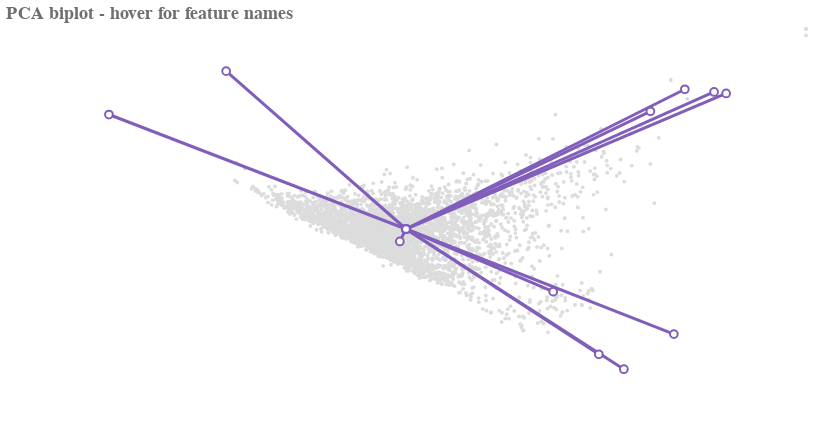

The code cell stored with this chart in its notebook:
### Markdown cell above
### Use a PCA biplot to explore relationships between continuous feature vectors

### Code cell
pca = PCA(n_components = 11).fit(featureArray)
X_pca = pca.transform(featureArray)

coeff = np.transpose(pca.components_[0:2, slice(0, 11, 1)])
biplotsDf = pd.DataFrame({'x':0,'y':0},index=[0]).append(
    pd.DataFrame({'x':coeff[:,0],'y':coeff[:,1]})).reset_index(drop=True)

cols = list(continuous.drop(columns=['HOSP_NIS']).columns)+ \
        list(categorical.drop(columns=['HOSP_NIS']).columns)
labels = cols[slice(0, 11, 1)]
labels.insert(0, '')
biplotsDf['label'] = labels

lines = {}
for i in biplotsDf.loc[biplotsDf.index!=0].index:
    lines[i] = alt.Chart(biplotsDf.loc[(biplotsDf.index==0)|(biplotsDf.index==i)]
                    ).mark_line(size=3,color='#805eba', 
                                point=alt.OverlayMarkDef(color='white',stroke='#805eba',size=60)
                    ).encode(x='x',  y='y', tooltip='label:N')
  

pcaScatterDf = pd.DataFrame({'PCA 1': X_pca[:,0], 'PCA 2':X_pca[:,1]})
pcaScatterDf['scalex'] = 1.1/(pcaScatterDf['PCA 1'].max()- pcaScatterDf['PCA 1'].min())
pcaScatterDf['scaley'] = 1.1/(pcaScatterDf['PCA 2'].max()- pcaScatterDf['PCA 2'].min())
pcaScatterDf['x'] = pcaScatterDf['PCA 1']*pcaScatterDf['scalex']
pcaScatterDf['y'] = pcaScatterDf['PCA 2']*pcaScatterDf['scaley']
pcaScatterDf['Hospital'] = continuous['HOSP_NIS']

pcaScatter = alt.Chart(pcaScatterDf).mark_point(size=15,filled=True,opacity=1, color='#dcdcdc'
                ).encode(
                x=alt.X('x:Q',axis=alt.Axis(title=None,labels=False),
                        scale=alt.Scale(domain=(biplotsDf['x'].min()-.05,biplotsDf['x'].max()+.05),clamp=True)),
                y=alt.Y('y:Q',axis=alt.Axis(title=None,labels=False),
                        scale=alt.Scale(domain=(biplotsDf['y'].min()-.05,biplotsDf['y'].max()+.05),clamp=True)),
                tooltip='Hospital')

(pcaScatter+lines[1]+lines[2]+lines[3]+lines[4]+lines[5]+lines[6]+lines[7]+ \
                 lines[8]+lines[9]+lines[10]+lines[11]
                ).properties(width=800, height=400, 
                             title=['PCA biplot - hover for feature names']
                ).configure_axis(grid=False,labelColor='#6e6e6e',labelFont='Arial',
                                 labelFontSize=12, titleFont='Arial',titleFontSize=12,
                                 titleColor='#6e6e6e',domainWidth=0,tickSize=0
                ).configure_view(strokeWidth=0
                ).configure_title(fontSize=18,font='Arial',fontWeight='bold',
                                  color='#6e6e6e',anchor='start')

### Figure 1 — Vega-Lite specification as saved in the notebook (floating-point values rounded to 4 significant figures; data arrays with more than 128 entries replaced by an {"elided": "..."} marker saying what was removed)
{"config": {"view": {"continuousWidth": 400, "continuousHeight": 300, "strokeWidth": 0}, "axis": {"domainWidth": 0, "grid": false, "labelColor": "#6e6e6e", "labelFont": "Arial", "labelFontSize": 12, "tickSize": 0, "titleColor": "#6e6e6e", "titleFont": "Arial", "titleFontSize": 12}, "title": {"anchor": "start", "color": "#6e6e6e", "font": "Arial", "fontSize": 18, "fontWeight": "bold"}}, "layer": [{"data": {"name": "data-dd72a9b10bdddbf28576f1039aa3cd39"}, "mark": {"type": "point", "color": "#dcdcdc", "filled": true, "opacity": 1, "size": 15}, "encoding": {"tooltip": {"type": "quantitative", "field": "Hospital"}, "x": {"type": "quantitative", "axis": {"labels": false, "title": null}, "field": "x", "scale": {"clamp": true, "domain": [-0.4213, 0.4502]}}, "y": {"type": "quantitative", "axis": {"labels": false, "title": null}, "field": "y", "scale": {"clamp": true, "domain": [-0.4006, 0.4446]}}}}, {"data": {"name": "data-cecc0c1afc79a16df4ae7351e68356f0"}, "mark": {"type": "line", "color": "#805eba", "point": {"color": "white", "size": 60, "stroke": "#805eba"}, "size": 3}, "encoding": {"tooltip": {"type": "nominal", "field": "label"}, "x": {"type": "quantitative", "field": "x"}, "y": {"type": "quantitative", "field": "y"}}}, {"data": {"name": "data-0bf6971598c2088e0bb0e5a914a41c6d"}, "mark": {"type": "line", "color": "#805eba", "point": {"color": "white", "size": 60, "stroke": "#805eba"}, "size": 3}, "encoding": {"tooltip": {"type": "nominal", "field": "label"}, "x": {"type": "quantitative", "field": "x"}, "y": {"type": "quantitative", "field": "y"}}}, {"data": {"name": "data-904916053ef76d6e486a194ad1389092"}, "mark": {"type": "line", "color": "#805eba", "point": {"color": "white", "size": 60, "stroke": "#805eba"}, "size": 3}, "encoding": {"tooltip": {"type": "nominal", "field": "label"}, "x": {"type": "quantitative", "field": "x"}, "y": {"type": "quantitative", "field": "y"}}}, {"data": {"name": "data-5b63d56e4fcb735557cb25d6b7c74914"}, "mark": {"type": "line", "color": "#805eba", "point": {"color": "white", "size": 60, "stroke": "#805eba"}, "size": 3}, "encoding": {"tooltip": {"type": "nominal", "field": "label"}, "x": {"type": "quantitative", "field": "x"}, "y": {"type": "quantitative", "field": "y"}}}, {"data": {"name": "data-284fce41d65fbace81d98ec733b0be5b"}, "mark": {"type": "line", "color": "#805eba", "point": {"color": "white", "size": 60, "stroke": "#805eba"}, "size": 3}, "encoding": {"tooltip": {"type": "nominal", "field": "label"}, "x": {"type": "quantitative", "field": "x"}, "y": {"type": "quantitative", "field": "y"}}}, {"data": {"name": "data-48dc4d6da6fbddac31770ecb8bf3774d"}, "mark": {"type": "line", "color": "#805eba", "point": {"color": "white", "size": 60, "stroke": "#805eba"}, "size": 3}, "encoding": {"tooltip": {"type": "nominal", "field": "label"}, "x": {"type": "quantitative", "field": "x"}, "y": {"type": "quantitative", "field": "y"}}}, {"data": {"name": "data-becdd00fb0ad84b3f42e192a4c2e0a03"}, "mark": {"type": "line", "color": "#805eba", "point": {"color": "white", "size": 60, "stroke": "#805eba"}, "size": 3}, "encoding": {"tooltip": {"type": "nominal", "field": "label"}, "x": {"type": "quantitative", "field": "x"}, "y": {"type": "quantitative", "field": "y"}}}, {"data": {"name": "data-530440dd2aa10393efb97861df2ee124"}, "mark": {"type": "line", "color": "#805eba", "point": {"color": "white", "size": 60, "stroke": "#805eba"}, "size": 3}, "encoding": {"tooltip": {"type": "nominal", "field": "label"}, "x": {"type": "quantitative", "field": "x"}, "y": {"type": "quantitative", "field": "y"}}}, {"data": {"name": "data-c1530e4d9a51fb937bc0e411f191324f"}, "mark": {"type": "line", "color": "#805eba", "point": {"color": "white", "size": 60, "stroke": "#805eba"}, "size": 3}, "encoding": {"tooltip": {"type": "nominal", "field": "label"}, "x": {"type": "quantitative", "field": "x"}, "y": {"type": "quantitative", "field": "y"}}}, {"data": {"name": "data-751e3b431a1d37f678df18a19af71c80"}, "mark": {"type": "line", "color": "#805eba", "point": {"color": "white", "size": 60, "stroke": "#805eba"}, "size": 3}, "encoding": {"tooltip": {"type": "nominal", "field": "label"}, "x": {"type": "quantitative", "field": "x"}, "y": {"type": "quantitative", "field": "y"}}}, {"data": {"name": "data-f1d985550b73403ec550e82acca7c210"}, "mark": {"type": "line", "color": "#805eba", "point": {"color": "white", "size": 60, "stroke": "#805eba"}, "size": 3}, "encoding": {"tooltip": {"type": "nominal", "field": "label"}, "x": {"type": "quantitative", "field": "x"}, "y": {"type": "quantitative", "field": "y"}}}], "height": 400, "title": ["PCA biplot - hover for feature names"], "width": 800, "$schema": "https://vega.github.io/schema/vega-lite/v4.8.1.json", "datasets": {"data-dd72a9b10bdddbf28576f1039aa3cd39": {"elided": "3746 records"}, "data-cecc0c1afc79a16df4ae7351e68356f0": [{"x": 0.0, "y": 0.0, "label": ""}, {"x": 0.4002, "y": 0.3389, "label": "Cases"}], "data-0bf6971598c2088e0bb0e5a914a41c6d": [{"x": 0.0, "y": 0.0, "label": ""}, {"x": 0.3055, "y": 0.2942, "label": "TransfersIn"}], "data-904916053ef76d6e486a194ad1389092": [{"x": 0.0, "y": 0.0, "label": ""}, {"x": 0.3486, "y": 0.3493, "label": "EmergencyAdmit"}], "data-5b63d56e4fcb735557cb25d6b7c74914": [{"x": 0.0, "y": 0.0, "label": ""}, {"x": 0.2723, "y": -0.3506, "label": "%<18"}], "data-284fce41d65fbace81d98ec733b0be5b": [{"x": 0.0, "y": 0.0, "label": ""}, {"x": -0.3713, "y": 0.2862, "label": "%75+"}], "data-48dc4d6da6fbddac31770ecb8bf3774d": [{"x": 0.0, "y": 0.0, "label": ""}, {"x": 0.184, "y": -0.1567, "label": "%NonWhite"}], "data-becdd00fb0ad84b3f42e192a4c2e0a03": [{"x": 0.0, "y": 0.0, "label": ""}, {"x": 0.241, "y": -0.3132, "label": "%MedicaidUI"}], "data-530440dd2aa10393efb97861df2ee124": [{"x": 0.0, "y": 0.0, "label": ""}, {"x": 0.3851, "y": 0.3426, "label": "SurgicalCases"}], "data-c1530e4d9a51fb937bc0e411f191324f": [{"x": 0.0, "y": 0.0, "label": ""}, {"x": -0.007692, "y": -0.03111, "label": "AvgCharge"}], "data-751e3b431a1d37f678df18a19af71c80": [{"x": 0.0, "y": 0.0, "label": ""}, {"x": 0.3348, "y": -0.2628, "label": "%RoutineDischarge"}], "data-f1d985550b73403ec550e82acca7c210": [{"x": 0.0, "y": 0.0, "label": ""}, {"x": -0.2248, "y": 0.3946, "label": "AvgComorbidities"}]}}
